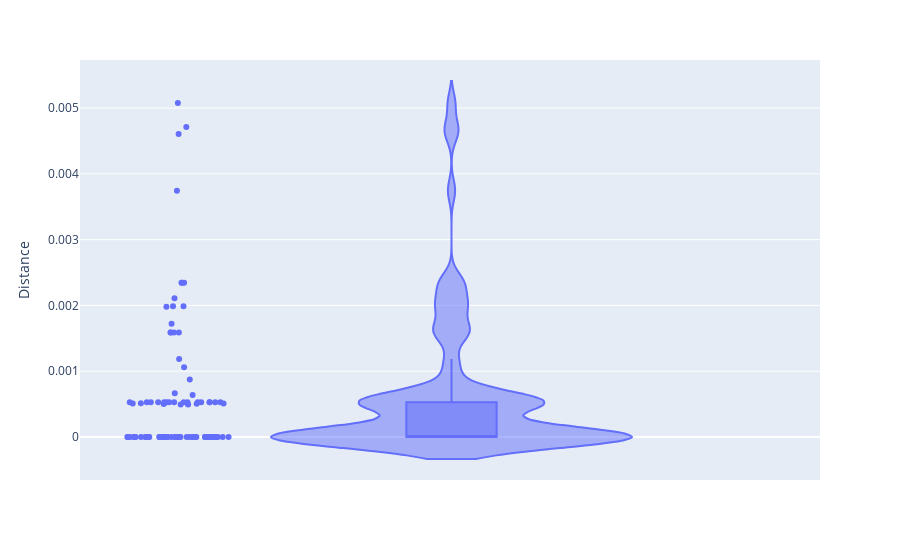
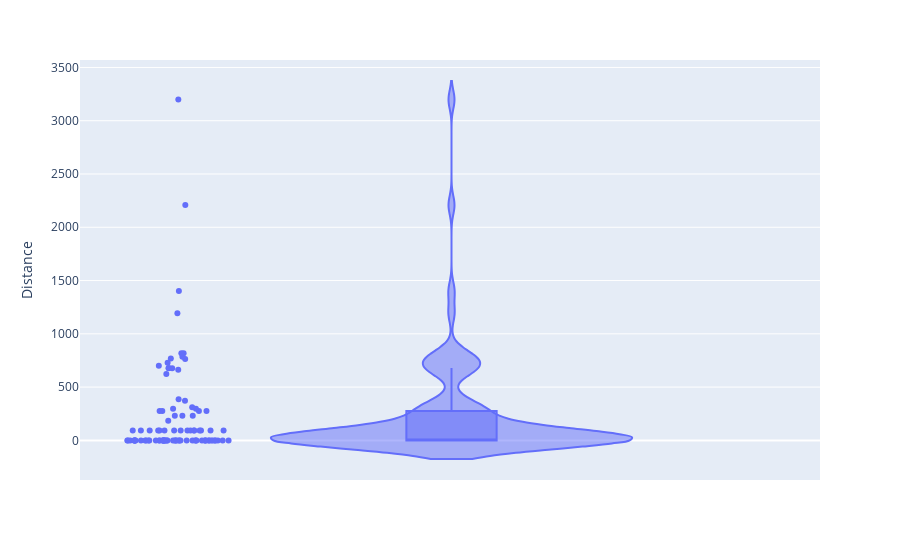
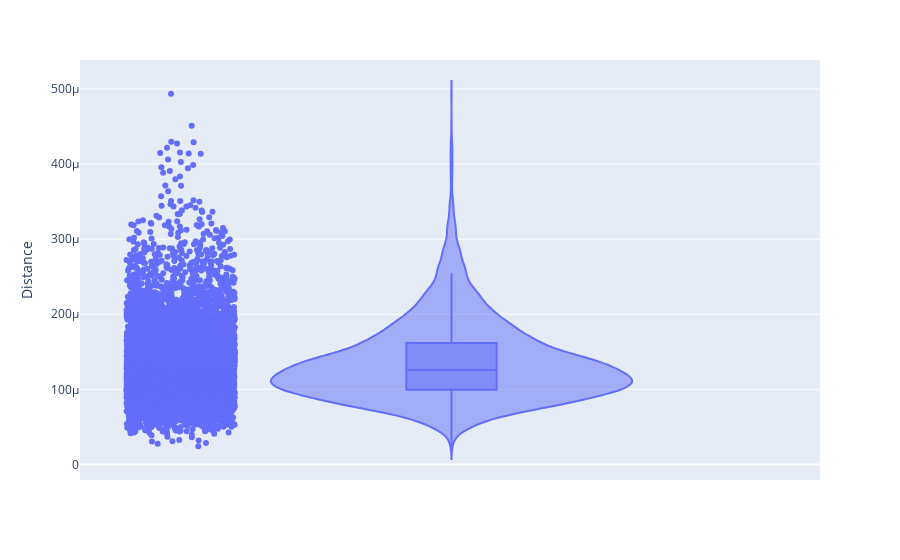
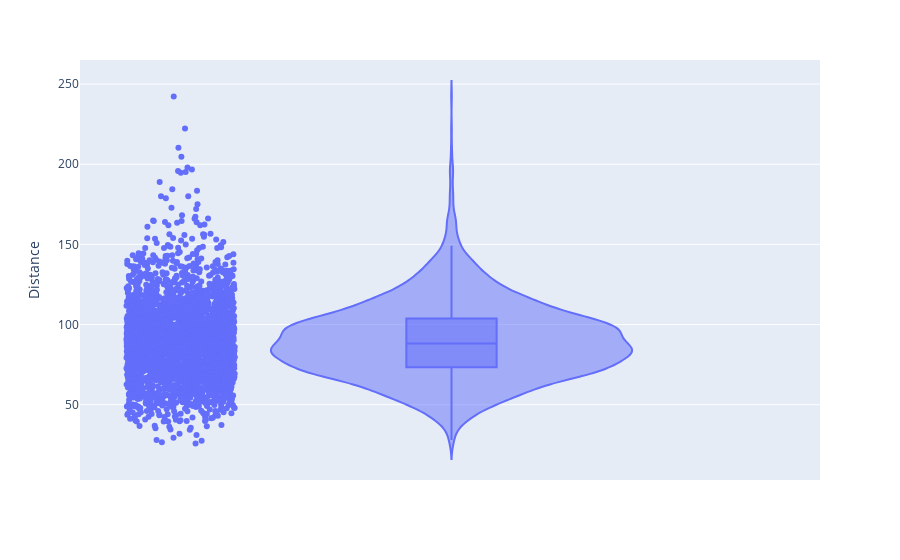

Write notebook code for charts like these, in order.
### Code cell
distances_array = calculate_distances_from_reactions(samples_dingo_modified, samples_dingo_modified_loopless_solutions, ec_cobra_model)
violin_plot_samples_distances(distances_array)

distances_array = calculate_distances_from_reactions(samples_optgp_modified, samples_optgp_modified_loopless_solutions, ec_cobra_model)
violin_plot_samples_distances(distances_array)


distances_array = calculate_distances_from_samples(samples_dingo_modified, samples_dingo_modified_loopless_solutions, ec_cobra_model)
violin_plot_samples_distances(distances_array)

distances_array = calculate_distances_from_samples(samples_optgp_modified, samples_optgp_modified_loopless_solutions, ec_cobra_model)
violin_plot_samples_distances(distances_array)

### Figure 1 — Plotly figure (JSON) as saved in the notebook; plotly's stock layout.template omitted (floating-point values rounded to 4 significant figures)
{"data": [{"alignmentgroup": "True", "box": {"visible": true}, "hovertemplate": "Distance=%{y}<extra></extra>", "legendgroup": "", "marker": {"color": "#636efa"}, "name": "", "offsetgroup": "", "orientation": "v", "points": "all", "scalegroup": "True", "showlegend": false, "type": "violin", "x0": " ", "xaxis": "x", "y": [0.0006403, 5.562e-14, 0.001589, 0.0005296, 0.001589, 9.181e-13, 1.891e-14, 0.0005296, 4.027e-12, 8.113e-14, 0, 3.566e-13, 0.004606, 0.0005296, 0.0005296, 0.0005116, 0.0005087, 0, 0.0004939, 0.0004939, 0.002343, 0.001186, 4.375e-13, 0.005077, 7.441e-14, 0, 3.874e-12, 0.001059, 0.0005296, 0.0005296, 0, 4.977e-13, 0, 0.0005296, 2.172e-13, 3.017e-13, 0.0005296, 0.002343, 0.0005296, 0.002109, 0.0005296, 0.0005296, 0.0005296, 0, 0, 0, 3.874e-12, 0, 0, 0, 0, 0, 0, 0, 1.056e-11, 4.635e-12, 0, 0, 1.079e-12, 0, 4.027e-12, 0, 0, 0.0005296, 0.0005003, 0, 0, 0, 0, 0.0005296, 0, 0.001589, 0.0005296, 0, 0.0008724, 0, 0.0005047, 0.0005104, 0.0005047, 0, 0.001589, 4.635e-12, 0.002343, 0.001986, 0, 0.001986, 0, 0.004714, 0.003745, 0.0006646, 0.0005296, 0.001979, 1.079e-12, 2.675e-13, 0.00172], "y0": " ", "yaxis": "y"}], "layout": {"legend": {"tracegroupgap": 0}, "margin": {"t": 60}, "violinmode": "group", "xaxis": {"anchor": "y", "domain": [0, 1]}, "yaxis": {"anchor": "x", "domain": [0, 1], "title": {"text": "Distance"}}}}

### Figure 2 — Plotly figure (JSON) as saved in the notebook; plotly's stock layout.template omitted (floating-point values rounded to 4 significant figures)
{"data": [{"alignmentgroup": "True", "box": {"visible": true}, "hovertemplate": "Distance=%{y}<extra></extra>", "legendgroup": "", "marker": {"color": "#636efa"}, "name": "", "offsetgroup": "", "orientation": "v", "points": "all", "scalegroup": "True", "showlegend": false, "type": "violin", "x0": " ", "xaxis": "x", "y": [678.4, 0, 276.8, 92.25, 276.8, 5.871e-11, 0, 92.25, 7.192e-11, 0, 0, 0, 785.3, 92.25, 92.25, 3198.0, 768.4, 0, 817.6, 817.6, 232.2, 662.1, 0, 762.9, 1.748e-11, 0, 3.021e-10, 184.5, 92.25, 92.25, 0, 0, 0, 92.25, 0, 0, 92.25, 232.2, 92.25, 1401.0, 92.25, 92.25, 92.25, 0, 0, 0, 3.021e-10, 0, 0, 0, 0, 0, 0, 0, 4.537e-10, 4.605e-10, 0, 0, 1.03e-10, 0, 7.192e-11, 0, 0, 92.25, 729.3, 0, 0, 0, 0, 92.25, 0, 276.8, 92.25, 0, 1194.0, 0, 677.7, 701.0, 677.7, 0, 276.8, 4.605e-10, 232.2, 295.8, 0, 295.8, 0, 311.6, 623.5, 386.7, 92.25, 2208.0, 1.03e-10, 0, 371.7], "y0": " ", "yaxis": "y"}], "layout": {"legend": {"tracegroupgap": 0}, "margin": {"t": 60}, "violinmode": "group", "xaxis": {"anchor": "y", "domain": [0, 1]}, "yaxis": {"anchor": "x", "domain": [0, 1], "title": {"text": "Distance"}}}}

### Figure 3 — Plotly figure (JSON) as saved in the notebook; plotly's stock layout.template omitted (floating-point values rounded to 4 significant figures; data arrays with more than 128 entries replaced by an {"elided": "..."} marker saying what was removed)
{"data": [{"alignmentgroup": "True", "box": {"visible": true}, "hovertemplate": "Distance=%{y}<extra></extra>", "legendgroup": "", "marker": {"color": "#636efa"}, "name": "", "offsetgroup": "", "orientation": "v", "points": "all", "scalegroup": "True", "showlegend": false, "type": "violin", "x0": " ", "xaxis": "x", "y": {"elided": "6500 float values"}, "y0": " ", "yaxis": "y"}], "layout": {"legend": {"tracegroupgap": 0}, "margin": {"t": 60}, "violinmode": "group", "xaxis": {"anchor": "y", "domain": [0, 1]}, "yaxis": {"anchor": "x", "domain": [0, 1], "title": {"text": "Distance"}}}}

### Figure 4 — Plotly figure (JSON) as saved in the notebook; plotly's stock layout.template omitted (floating-point values rounded to 4 significant figures; data arrays with more than 128 entries replaced by an {"elided": "..."} marker saying what was removed)
{"data": [{"alignmentgroup": "True", "box": {"visible": true}, "hovertemplate": "Distance=%{y}<extra></extra>", "legendgroup": "", "marker": {"color": "#636efa"}, "name": "", "offsetgroup": "", "orientation": "v", "points": "all", "scalegroup": "True", "showlegend": false, "type": "violin", "x0": " ", "xaxis": "x", "y": {"elided": "3000 float values"}, "y0": " ", "yaxis": "y"}], "layout": {"legend": {"tracegroupgap": 0}, "margin": {"t": 60}, "violinmode": "group", "xaxis": {"anchor": "y", "domain": [0, 1]}, "yaxis": {"anchor": "x", "domain": [0, 1], "title": {"text": "Distance"}}}}
